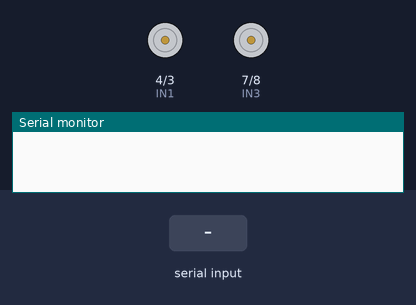
The sketch below on a simulated Arduino Uno, built with avr-gcc and run on an emulated ATmega328P. Parts: motor-driver pin pairs drawn as motors (green arrow = first pin HIGH = forward, orange = second pin HIGH = backward, longer = more drive, scaled by the enable pin), the last lines printed to the serial monitor. Inputs (shaded band) come from the test bench.

Above: at 1.2 s.
1.3 s: "F" received over Serial
At 2.2 s:
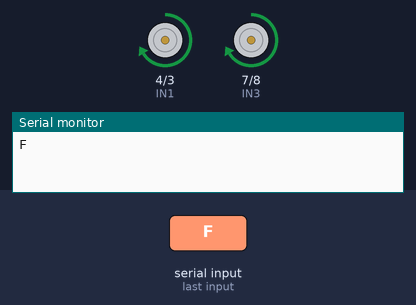
2.8 s: "B" received over Serial
At 3.3 s:
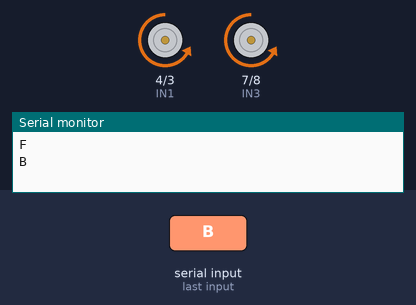
4.3 s: "L" received over Serial
At 5.5 s:
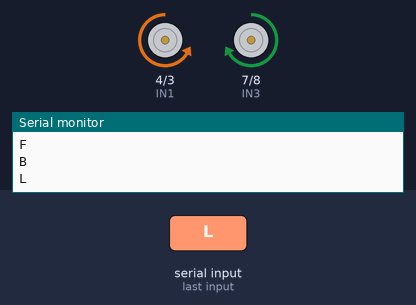
5.8 s: "R" received over Serial
At 6.8 s:
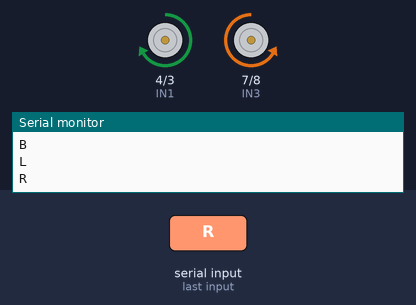
Timing chart, 0 to 8.3 s (numbered marks = the images above; inputs shaded):
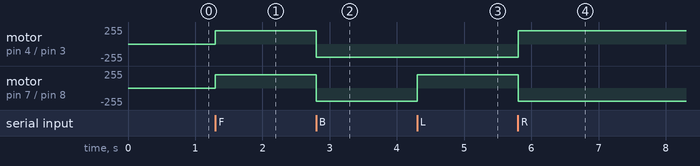

The sketch:

RCC09_Roboti_Car_Control_Using_Voice_Rx.ino
```cpp
// ================= MOTOR PINS =================
#define IN1 4   // Left motor forward
#define IN2 3   // Left motor backward
#define ENA 5   // Left motor PWM

#define IN3 7   // Right motor forward
#define IN4 8   // Right motor backward
#define ENB 6   // Right motor PWM

char command;

// ================= SETUP =================
void setup() {
  Serial.begin(9600);   // HC-05 default baud rate

  pinMode(IN1, OUTPUT);
  pinMode(IN2, OUTPUT);
  pinMode(ENA, OUTPUT);
  pinMode(IN3, OUTPUT);
  pinMode(IN4, OUTPUT);
  pinMode(ENB, OUTPUT);

  stopMotors();
}

// ================= LOOP =================
void loop() {
  if (Serial.available()) {
    command = Serial.read();
    Serial.println(command);

    switch (command) {
      case 'F': forward();  break;
      case 'B': backward(); break;
      case 'L': left();     break;
      case 'R': right();    break;
      case 'S': stopMotors(); break;
    }
  }
}

// ================= MOTOR FUNCTIONS =================
void forward() {
  digitalWrite(IN1, HIGH);
  digitalWrite(IN2, LOW);
  analogWrite(ENA, 200);

  digitalWrite(IN3, HIGH);
  digitalWrite(IN4, LOW);
  analogWrite(ENB, 200);
}

void backward() {
  digitalWrite(IN1, LOW);
  digitalWrite(IN2, HIGH);
  analogWrite(ENA, 200);

  digitalWrite(IN3, LOW);
  digitalWrite(IN4, HIGH);
  analogWrite(ENB, 200);
}

void left() {
  digitalWrite(IN1, LOW);
  digitalWrite(IN2, HIGH);
  analogWrite(ENA, 200);

  digitalWrite(IN3, HIGH);
  digitalWrite(IN4, LOW);
  analogWrite(ENB, 200);
}

void right() {
  digitalWrite(IN1, HIGH);
  digitalWrite(IN2, LOW);
  analogWrite(ENA, 200);

  digitalWrite(IN3, LOW);
  digitalWrite(IN4, HIGH);
  analogWrite(ENB, 200);
}

void stopMotors() {
  digitalWrite(IN1, LOW);
  digitalWrite(IN2, LOW);
  analogWrite(ENA, 0);

  digitalWrite(IN3, LOW);
  digitalWrite(IN4, LOW);
  analogWrite(ENB, 0);
}
```

Measured:
- after the input at 1.3 s, motor on pin 4 (IN1) / pin 3 (IN2), motor on pin 7 (IN3) / pin 8 (IN4): stopped → forward 200/255 at once
- after the input at 2.8 s, motor on pin 4 (IN1) / pin 3 (IN2), motor on pin 7 (IN3) / pin 8 (IN4): forward 200/255 → backward 200/255 at once
- after the input at 4.3 s, motor on pin 7 (IN3) / pin 8 (IN4): backward 200/255 → forward 200/255 at once
- after the input at 5.8 s, motor on pin 4 (IN1) / pin 3 (IN2): backward 200/255 → forward 200/255 at once; motor on pin 7 (IN3) / pin 8 (IN4): forward 200/255 → backward 200/255 at once
